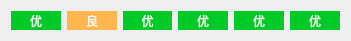
  <widget class="QWidget" name="widget_AirQ" native="true">
   <property name="geometry">
    <rect>
     <x>10</x>
     <y>510</y>
     <width>351</width>
     <height>41</height>
    </rect>
   </property>
   <layout class="QHBoxLayout" name="horizontalLayout_3">
    <item>
     <widget class="QLabel" name="label_AirQ1">
      <property name="styleSheet">
       <string notr="true">color: rgb(255, 255, 255);
background-color: rgb(0, 202, 40);
border-radius:10px</string>
      </property>
      <property name="text">
       <string>优</string>
      </property>
      <property name="alignment">
       <set>Qt::AlignmentFlag::AlignCenter</set>
      </property>
     </widget>
    </item>
    <item>
     <widget class="QLabel" name="label_AirQ2">
      <property name="styleSheet">
       <string notr="true">color: rgb(255, 255, 255);
background-color: rgb(255, 182, 79);
border-radius:10px</string>
      </property>
      <property name="text">
       <string>良</string>
      </property>
      <property name="alignment">
       <set>Qt::AlignmentFlag::AlignCenter</set>
      </property>
     </widget>
    </item>
    <item>
     <widget class="QLabel" name="label_AirQ3">
      <property name="styleSheet">
       <string notr="true">color: rgb(255, 255, 255);
background-color: rgb(255, 108, 35);
background-color: rgb(0, 202, 40);
border-radius:10px</string>
      </property>
      <property name="text">
       <string>优</string>
      </property>
      <property name="alignment">
       <set>Qt::AlignmentFlag::AlignCenter</set>
      </property>
     </widget>
    </item>
    <item>
     <widget class="QLabel" name="label_AirQ4">
      <property name="styleSheet">
       <string notr="true">color: rgb(255, 255, 255);
background-color: rgb(0, 202, 40);
border-radius:10px</string>
      </property>
      <property name="text">
       <string>优</string>
      </property>
      <property name="alignment">
       <set>Qt::AlignmentFlag::AlignCenter</set>
      </property>
     </widget>
    </item>
    <item>
     <widget class="QLabel" name="label_AirQ5">
      <property name="styleSheet">
       <string notr="true">color: rgb(255, 255, 255);
background-color: rgb(0, 202, 40);
border-radius:10px</string>
      </property>
      <property name="text">
       <string>优</string>
      </property>
      <property name="alignment">
       <set>Qt::AlignmentFlag::AlignCenter</set>
      </property>
     </widget>
    </item>
    <item>
     <widget class="QLabel" name="label_AirQ6">
      <property name="styleSheet">
       <string notr="true">color: rgb(255, 255, 255);
background-color: rgb(0, 202, 40);
border-radius:10px</string>
      </property>
      <property name="text">
       <string>优</string>
      </property>
      <property name="alignment">
       <set>Qt::AlignmentFlag::AlignCenter</set>
      </property>
     </widget>
    </item>
   </layout>
  </widget>
